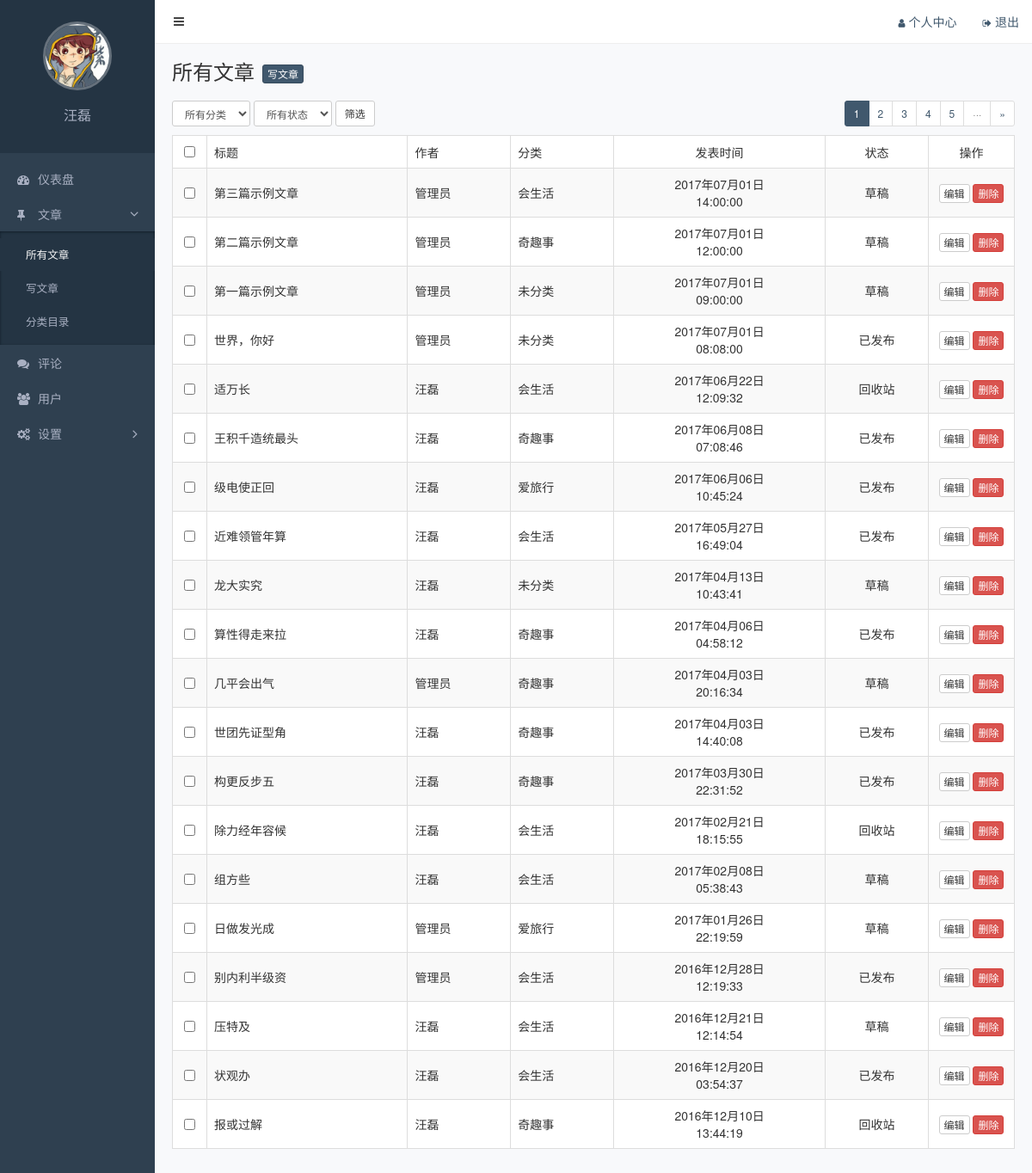
/admin/posts.php (signed in), run on the app's committed database.
### tables this page shows
CREATE TABLE `posts` (
  `id` int(11) NOT NULL AUTO_INCREMENT COMMENT '主键',
  `slug` varchar(200) NOT NULL COMMENT '别名',
  `title` varchar(200) NOT NULL COMMENT '标题',
  `feature` varchar(200) DEFAULT NULL COMMENT '特色图像',
  `created` datetime NOT NULL COMMENT '创建时间',
  `content` text COMMENT '内容',
  `views` int(11) NOT NULL DEFAULT '0' COMMENT '浏览数',
  `likes` int(11) NOT NULL DEFAULT '0' COMMENT '点赞数',
  `status` varchar(20) NOT NULL COMMENT '状态（drafted/published/trashed）',
  `user_id` int(11) NOT NULL COMMENT '用户 ID',
  `category_id` int(11) NOT NULL COMMENT '分类 ID',
  PRIMARY KEY (`id`) USING BTREE,
  UNIQUE KEY `slug` (`slug`) USING BTREE
);

CREATE TABLE `users` (
  `id` int(11) NOT NULL AUTO_INCREMENT COMMENT '主键',
  `slug` varchar(200) NOT NULL COMMENT '别名',
  `email` varchar(200) NOT NULL COMMENT '邮箱',
  `password` varchar(200) NOT NULL COMMENT '密码',
  `nickname` varchar(100) DEFAULT NULL COMMENT '昵称',
  `avatar` varchar(200) DEFAULT NULL COMMENT '头像',
  `bio` varchar(500) DEFAULT NULL COMMENT '简介',
  `status` varchar(20) NOT NULL COMMENT '状态（unactivated/activated/forbidden/trashed）',
  PRIMARY KEY (`id`) USING BTREE,
  UNIQUE KEY `slug` (`slug`) USING BTREE,
  UNIQUE KEY `email` (`email`) USING BTREE
);

CREATE TABLE `categories` (
  `id` int(11) NOT NULL AUTO_INCREMENT COMMENT '主键',
  `slug` varchar(200) NOT NULL COMMENT '别名',
  `name` varchar(200) NOT NULL COMMENT '分类名称',
  PRIMARY KEY (`id`) USING BTREE,
  UNIQUE KEY `slug` (`slug`) USING BTREE
);

### admin/posts.php (the view, shortened to what this page needs)
<?php
require_once '../functions.php';
$where = '1 = 1';
$size = 20;
$page = isset($_GET['page']) ? (int)$_GET['page'] : 1;
$offset = ($page - 1) * $size;
$posts = xiu_fetch_all("select
posts.id,
posts.title,
posts.created,
posts.`status`,
categories.`name` as category_name,
users.nickname as user_name
from posts
INNER JOIN categories on posts.category_id = categories.id
INNER JOIN users on posts.user_id = users.id
where {$where}
order by posts.created desc
limit {$offset}, {$size};");
function xiu_convert_status($status){
  $dict = array('published' => '已发布','drafted' => '草稿','trashed' => '回收站' );
  return isset($dict[$status]) ? $dict[$status] : '未知';
}
function xiu_convert_date($created){
  $timestamp = strtotime($created);
  return date('Y年m月d日<b\r>H:i:s', $timestamp);
}
 ?>
<!DOCTYPE html>
<html lang="zh-CN">
<head>
  <link rel="stylesheet" href="/static/assets/vendors/bootstrap/css/bootstrap.css">
  <link rel="stylesheet" href="/static/assets/vendors/font-awesome/css/font-awesome.css">
  <link rel="stylesheet" href="/static/assets/vendors/nprogress/nprogress.css">
  <link rel="stylesheet" href="/static/assets/css/admin.css">
</head>
<body>
<div class="main">
  <?php include 'includes/navbar.php' ?>
    <div class="container-fluid">
      <div class="page-title">
        <h1>所有文章</h1>
        <a href="/admin/post-add.php" class="btn btn-primary btn-xs">写文章</a>
      </div>
      <div class="page-action">
        <form class="form-inline" action="<?php echo $_SERVER['PHP_SELF'] ?>">
          <select name="category" class="form-control input-sm">
            <option value="all">所有分类</option>
          </select>
          <select name="status" class="form-control input-sm">
            <option value="all">所有状态</option>
          </select>
          <button class="btn btn-default btn-sm">筛选</button>
        </form>
        <ul class="pagination pagination-sm pull-right">
        </ul>
      </div>
      <table class="table table-striped table-bordered table-hover">
        <thead>
          <tr>
            <th class="text-center" width="40"><input type="checkbox"></th>
            <th>标题</th>
            <th>作者</th>
            <th>分类</th>
            <th class="text-center">发表时间</th>
            <th class="text-center">状态</th>
            <th class="text-center" width="100">操作</th>
          </tr>
        </thead>
        <tbody>
        <?php foreach ($posts as $item): ?>
          <tr>
            <td class="text-center"><input type="checkbox" data-id="<?php echo $item['id'] ?>"></td>
            <td><?php echo $item['title'] ?></td>
            <td><?php echo $item['user_name']; ?></td>
            <td><?php echo $item['category_name']; ?></td>
            <td class="text-center"><?php echo xiu_convert_date($item['created']) ?></td>
            <td class="text-center"><?php echo xiu_convert_status($item['status']) ?></td>
            <td class="text-center">
              <a href="javascript:;" class="btn btn-default btn-xs">编辑</a>
              <a href="/admin/api/posts-delete.php?id=<?php echo $item['id'] ?>" class="btn btn-danger btn-xs">删除</a>
            </td>
          </tr>
        <?php endforeach ?>
        </tbody>
      </table>
    </div>
</div>
  <?php include 'includes/aside.php' ?>
</body>
</html>

### static/assets/css/admin.css (style rules this page uses)
.form-control { box-shadow: none; }
body { background-color: #f8f9fb; -webkit-font-smoothing: antialiased; -moz-osx-font-smoothing: grayscale; }
.main { position: relative; overflow: hidden; min-width: 844px; min-height: 100vh; padding: 70px 5px 20px 185px; }
.main .container-fluid .page-title { overflow: hidden; margin-bottom: 20px; }
.main .container-fluid .page-title h1 { display: inline-block; margin: 0; font-size: 24px; font-weight: 400; }
.main .container-fluid .page-title .btn-primary { margin-left: 5px; vertical-align: bottom; }
.main .container-fluid .page-action { overflow: hidden; margin-bottom: 10px; }
.main .container-fluid .page-action .btn-batch, .main .container-fluid .page-action .form-inline { display: inline-block; }
.main .container-fluid .page-action .btn { margin-right: 10px; }
.main .container-fluid .pagination { margin: 0; }
.main .container-fluid table { background-color: #fff; }
.main .container-fluid th { border-bottom: 1px; font-weight: 400; }
.main .container-fluid td { vertical-align: middle; }

### data on the page
posts: title "第三篇示例文章", user.nickname "管理员", category.name "会生活", created "2017年07月01日 14:00:00", status "草稿"
posts: title "第二篇示例文章", user.nickname "管理员", category.name "奇趣事", created "2017年07月01日 12:00:00", status "草稿"
posts: title "第一篇示例文章", user.nickname "管理员", category.name "未分类", created "2017年07月01日 09:00:00", status "草稿"
posts: title "世界，你好", user.nickname "管理员", category.name "未分类", created "2017年07月01日 08:08:00", status "已发布"
posts: title "适万长", user.nickname "汪磊", category.name "会生活", created "2017年06月22日 12:09:32", status "回收站"
posts: title "王积千造统最头", user.nickname "汪磊", category.name "奇趣事", created "2017年06月08日 07:08:46", status "已发布"
posts: title "级电使正回", user.nickname "汪磊", category.name "爱旅行", created "2017年06月06日 10:45:24", status "已发布"
posts: title "近难领管年算", user.nickname "汪磊", category.name "会生活", created "2017年05月27日 16:49:04", status "已发布"
posts: title "龙大实究", user.nickname "汪磊", category.name "未分类", created "2017年04月13日 10:43:41", status "草稿"
posts: title "算性得走来拉", user.nickname "汪磊", category.name "奇趣事", created "2017年04月06日 04:58:12", status "已发布"
posts: title "几平会出气", user.nickname "管理员", category.name "奇趣事", created "2017年04月03日 20:16:34", status "草稿"
posts: title "世团先证型角", user.nickname "汪磊", category.name "奇趣事", created "2017年04月03日 14:40:08", status "已发布"
posts: title "构更反步五", user.nickname "汪磊", category.name "奇趣事", created "2017年03月30日 22:31:52", status "已发布"
posts: title "除力经年容候", user.nickname "汪磊", category.name "会生活", created "2017年02月21日 18:15:55", status "回收站"
posts: title "组方些", user.nickname "汪磊", category.name "会生活", created "2017年02月08日 05:38:43", status "草稿"
posts: title "日做发光成", user.nickname "管理员", category.name "爱旅行", created "2017年01月26日 22:19:59", status "草稿"
posts: title "别内利半级资", user.nickname "管理员", category.name "会生活", created "2016年12月28日 12:19:33", status "已发布"
posts: title "压特及", user.nickname "汪磊", category.name "会生活", created "2016年12月21日 12:14:54", status "草稿"
posts: title "状观办", user.nickname "汪磊", category.name "会生活", created "2016年12月20日 03:54:37", status "已发布"
posts: title "报或过解", user.nickname "汪磊", category.name "奇趣事", created "2016年12月10日 13:44:19", status "回收站"

### other printed values
$current_user['nickname'] "汪磊"
